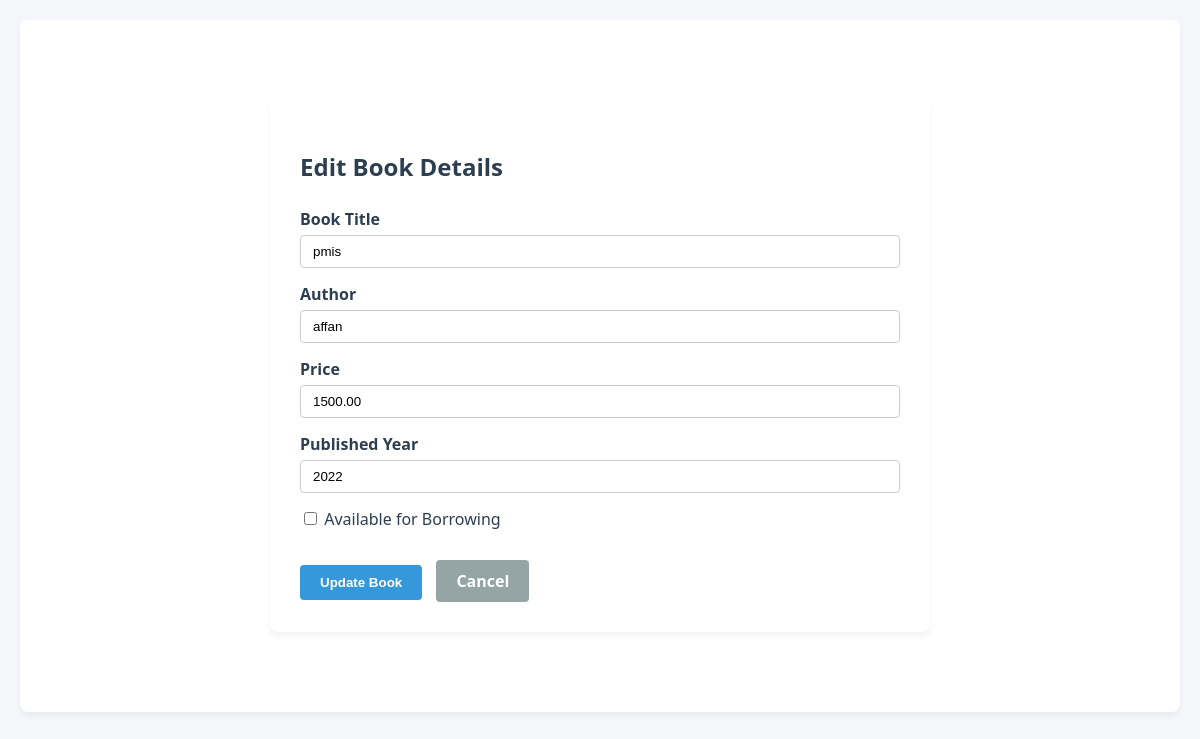
Page /edit/2/ on the committed database.
### books/models.py (models this page shows, shortened)
class Book(models.Model):
    title = models.CharField(max_length=200)
    author = models.CharField(max_length=100)
    price = models.DecimalField(max_digits=8, decimal_places=2)
    published_year = models.IntegerField()
    available = models.BooleanField(default=True)
    CATEGORY_CHOICES = [
        ('Fiction', 'Fiction'),
        ('Science', 'Science & Tech'),
        ('History', 'History'),
        ('Biography', 'Biography'),
        ('General', 'General'),
    ]
    category = models.CharField(max_length=50, choices=CATEGORY_CHOICES, default='General')

### books/views.py (the view)
# urls.py: path("edit/<int:id>/", edit_book, name="edit-book"),
def edit_book(request, id):
    book = get_object_or_404(Book, id=id)
    if request.method == "POST":
        form = BookForm(request.POST, instance=book)
        if form.is_valid():
            form.save()
            messages.success(request, "Book updated successfully!")
            return redirect("book-list")
    else:
        form = BookForm(instance=book)
    return render(request, "books/edit_book.html", {"form": form, "book": book})

### books/forms.py
class BookForm(forms.ModelForm):
    class Meta:
        model = Book
        fields = ['title', 'author', 'price', 'published_year', 'available']
        widgets = {
            'title': forms.TextInput(attrs={'class': 'form-control', 'placeholder': 'Enter book title'}),
            'author': forms.TextInput(attrs={'class': 'form-control', 'placeholder': 'Enter author name'}),
            'price': forms.NumberInput(attrs={'class': 'form-control', 'placeholder': 'Enter price', 'step': '0.01'}),
            'published_year': forms.NumberInput(attrs={'class': 'form-control', 'placeholder': 'Enter publication year'}),
            'available': forms.CheckboxInput(attrs={'class': 'form-check-input'}),
        }

### books/templates/books/edit_book.html (shortened to what this page needs)
{% load static %}
<!DOCTYPE html>
<html lang="en">
<head>
    <link rel="stylesheet" href="{% static 'books/style.css' %}">
</head>
<body>
    <div class="container">
        <div class="form-card">
            <h2 style="color: #2c3e50; margin-bottom: 25px;">Edit Book Details</h2>
            <form method="post" novalidate>
                <div class="form-group">
                    <label for="{{ form.title.id_for_label }}" class="form-label">Book Title</label>
                    {{ form.title }}
                </div>
                <div class="form-group">
                    <label for="{{ form.author.id_for_label }}" class="form-label">Author</label>
                    {{ form.author }}
                </div>
                <div class="form-group">
                    <label for="{{ form.price.id_for_label }}" class="form-label">Price</label>
                    {{ form.price }}
                </div>
                <div class="form-group">
                    <label for="{{ form.published_year.id_for_label }}" class="form-label">Published Year</label>
                    {{ form.published_year }}
                </div>
                <div class="form-group">
                    <label class="form-label" style="display: inline-block; font-weight: normal; cursor: pointer;">
                        {{ form.available }} Available for Borrowing
                    </label>
                </div>
                <div style="margin-top: 25px;">
                    <button type="submit" class="btn-submit">Update Book</button>
                    <a href="{% url 'book-list' %}" class="btn-cancel">Cancel</a>
                </div>
            </form>
        </div>
    </div>
</body>
</html>

### books/static/books/style.css (style rules this page uses)
body { font-family: 'Segoe UI', Tahoma, Geneva, Verdana, sans-serif; background-color: #f4f6f9; color: #333; margin: 0; padding: 20px; }
.container { max-width: 1200px; margin: 0 auto; background-color: #ffffff; padding: 30px; border-radius: 8px; box-shadow: 0 4px 6px rgba(0,0,0,0.05); }

### books/templates/books/edit_book.html (style rules this page uses)
.form-card { max-width: 600px; margin: 50px auto; background: #ffffff; padding: 30px; border-radius: 8px; box-shadow: 0 4px 6px rgba(0,0,0,0.05); }
.form-group { margin-bottom: 15px; }
.form-label { display: block; margin-bottom: 5px; font-weight: 600; color: #2c3e50; }
.form-control { width: 100%; padding: 8px 12px; border: 1px solid #ccc; border-radius: 4px; box-sizing: border-box; }
.btn-submit { background-color: #3498db; color: white; padding: 10px 20px; border: none; border-radius: 4px; font-weight: bold; cursor: pointer; transition: background-color 0.2s; }
.btn-cancel { background-color: #95a5a6; color: white; padding: 10px 20px; border: none; border-radius: 4px; text-decoration: none; font-weight: bold; margin-left: 10px; display: inline-block; transition: background-color 0.2s; }

### rows in the picture
Book: title "pmis", author "affan", price "1500.00", published_year "2022"
